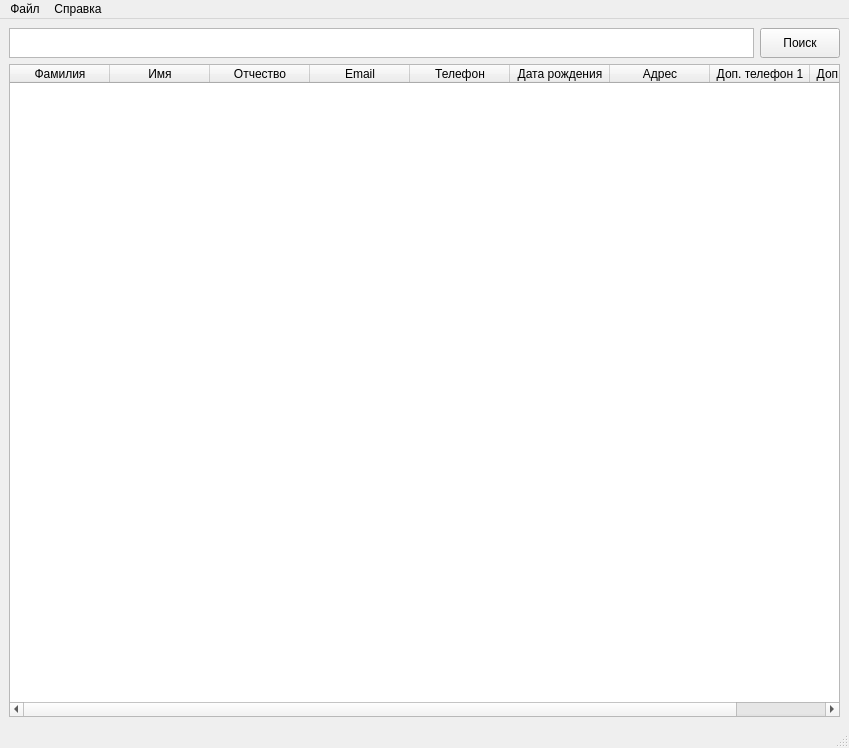
<?xml version="1.0" encoding="UTF-8"?>
<ui version="4.0">
 <class>telephone</class>
 <widget class="QMainWindow" name="telephone">
  <property name="geometry">
   <rect>
    <x>0</x>
    <y>0</y>
    <width>849</width>
    <height>748</height>
   </rect>
  </property>
  <property name="windowTitle">
   <string>telephone</string>
  </property>
  <widget class="QWidget" name="centralwidget">
   <layout class="QVBoxLayout" name="verticalLayout_2">
    <item>
     <layout class="QHBoxLayout" name="horizontalLayout">
      <item>
       <widget class="QTextEdit" name="textEdit">
        <property name="minimumSize">
         <size>
          <width>0</width>
          <height>30</height>
         </size>
        </property>
        <property name="maximumSize">
         <size>
          <width>16777215</width>
          <height>30</height>
         </size>
        </property>
       </widget>
      </item>
      <item>
       <widget class="QPushButton" name="pushButton">
        <property name="minimumSize">
         <size>
          <width>0</width>
          <height>30</height>
         </size>
        </property>
        <property name="maximumSize">
         <size>
          <width>16777215</width>
          <height>30</height>
         </size>
        </property>
        <property name="text">
         <string>Поиск</string>
        </property>
       </widget>
      </item>
     </layout>
    </item>
    <item>
     <widget class="QTableWidget" name="tableWidget">
      <property name="minimumSize">
       <size>
        <width>0</width>
        <height>0</height>
       </size>
      </property>
      <property name="maximumSize">
       <size>
        <width>16777215</width>
        <height>16777211</height>
       </size>
      </property>
      <property name="dragDropMode">
       <enum>QAbstractItemView::DragOnly</enum>
      </property>
      <property name="rowCount">
       <number>0</number>
      </property>
      <column>
       <property name="text">
        <string>Фамилия</string>
       </property>
      </column>
      <column>
       <property name="text">
        <string>Имя</string>
       </property>
      </column>
      <column>
       <property name="text">
        <string>Отчество</string>
       </property>
      </column>
      <column>
       <property name="text">
        <string>Email</string>
       </property>
      </column>
      <column>
       <property name="text">
        <string>Телефон</string>
       </property>
      </column>
      <column>
       <property name="text">
        <string>Дата рождения</string>
       </property>
      </column>
      <column>
       <property name="text">
        <string>Адрес</string>
       </property>
      </column>
      <column>
       <property name="text">
        <string>Доп. телефон 1</string>
       </property>
      </column>
      <column>
       <property name="text">
        <string>Доп. телефон 2</string>
       </property>
      </column>
     </widget>
    </item>
   </layout>
  </widget>
  <widget class="QMenuBar" name="menubar">
   <property name="geometry">
    <rect>
     <x>0</x>
     <y>0</y>
     <width>849</width>
     <height>24</height>
    </rect>
   </property>
   <widget class="QMenu" name="menu">
    <property name="title">
     <string>Файл</string>
    </property>
    <widget class="QMenu" name="menu_4">
     <property name="title">
      <string>Настройка хранилища</string>
     </property>
     <addaction name="action_11"/>
     <addaction name="action_12"/>
    </widget>
    <addaction name="separator"/>
    <addaction name="action_3"/>
    <addaction name="separator"/>
    <addaction name="menu_4"/>
    <addaction name="separator"/>
    <addaction name="action_4"/>
   </widget>
   <widget class="QMenu" name="menu_2">
    <property name="title">
     <string>Справка</string>
    </property>
    <addaction name="action_5"/>
   </widget>
   <addaction name="menu"/>
   <addaction name="menu_2"/>
  </widget>
  <widget class="QStatusBar" name="statusbar"/>
  <action name="action_4">
   <property name="text">
    <string>Выйти</string>
   </property>
  </action>
  <action name="action_5">
   <property name="text">
    <string>Описание приложения</string>
   </property>
  </action>
  <action name="action">
   <property name="text">
    <string>Новый</string>
   </property>
  </action>
  <action name="action_3">
   <property name="text">
    <string>Сохранить</string>
   </property>
  </action>
  <action name="action_6">
   <property name="text">
    <string>Новый</string>
   </property>
  </action>
  <action name="action_7">
   <property name="text">
    <string>Открыть</string>
   </property>
  </action>
  <action name="action_8">
   <property name="text">
    <string>Сохранить как...</string>
   </property>
  </action>
  <action name="action_11">
   <property name="text">
    <string>Из файла (по умолчанию)</string>
   </property>
  </action>
  <action name="action_12">
   <property name="text">
    <string>Из базы данных</string>
   </property>
  </action>
 </widget>
 <tabstops>
  <tabstop>tableWidget</tabstop>
  <tabstop>textEdit</tabstop>
 </tabstops>
 <resources/>
 <connections/>
</ui>
